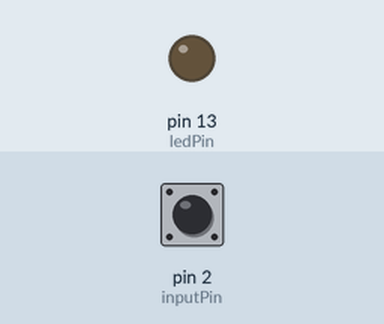
Bench run of a sketch on a simulated Arduino Mega 2560, built with avr-gcc and run on an emulated ATmega2560. Shown: output pins drawn as LEDs (lit = HIGH). The test bench sets the inputs (shaded band); at power-on: pin 2 (inputPin) HIGH.

Above: at 1.2 s.
1.3 s: pin 2 (inputPin) pulled LOW for 0.15 s
At 2.6 s:
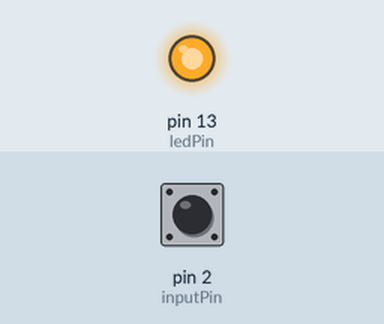
2.9 s: pin 2 (inputPin) pulled LOW for 1 s
At 5.0 s:
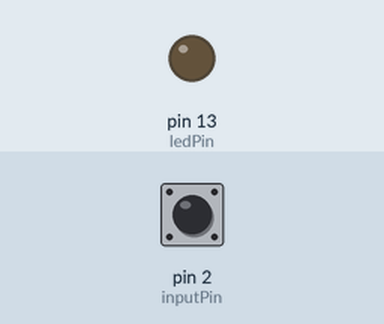
5.4 s: pin 2 (inputPin) pulled LOW for 3.2 s
At 9.8 s:
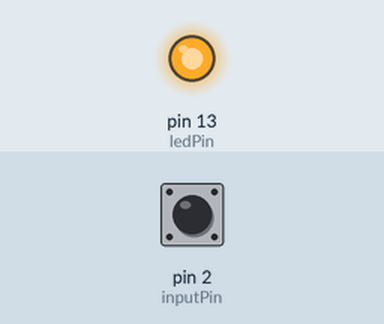
Timing chart, 0 to 11.3 s (numbered marks = the images above; inputs shaded):
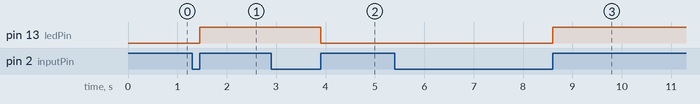

Measured:
- after the input at 1.3 s, pin 13 (ledPin): LOW → HIGH after 0.15 s
- after the input at 2.9 s, pin 13 (ledPin): HIGH → LOW after 1.0 s
- after the input at 5.4 s, pin 13 (ledPin): LOW → HIGH after 3.2 s

The sketch:

Interrupt_pullup.ino
```cpp
int inputPin=2,ledPin=13;
volatile int state=LOW;

void setup()
{
	pinMode(ledPin,OUTPUT);
	pinMode(inputPin,INPUT_PULLUP);
	attachInterrupt(0,intFunction,RISING);

}

void loop()
{
	digitalWrite(ledPin,state);
}

void intFunction()
{
	state=!state;
}
```
